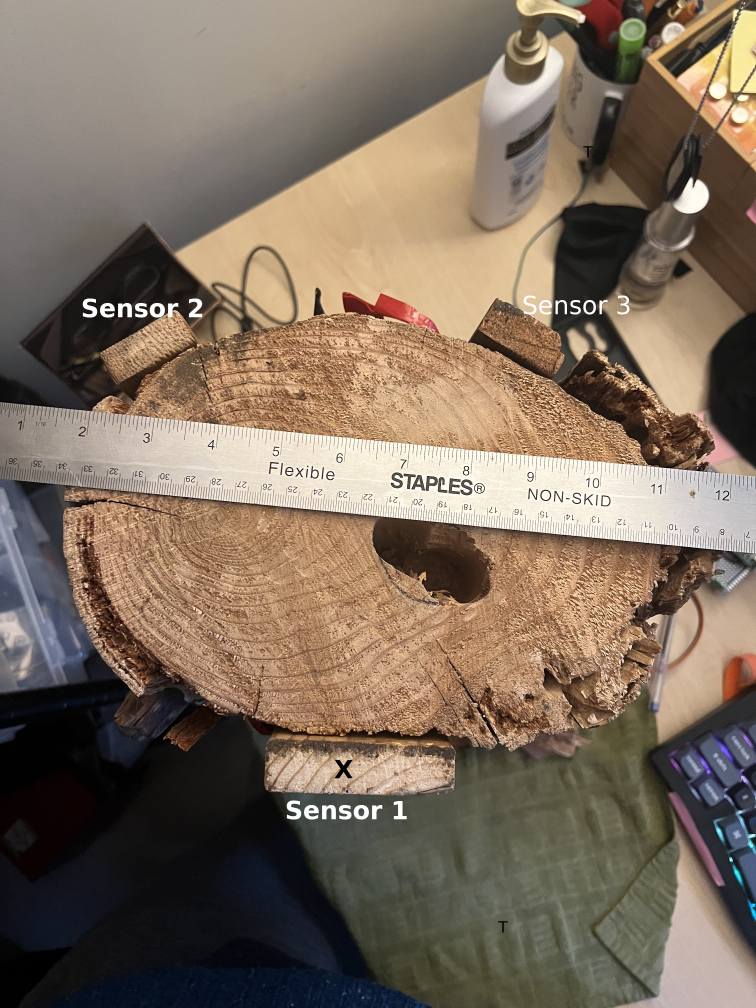
#> input picture data/experiments/2024-Jan-05/IMG_4086.jpeg, 3024 x 4032 px (shown at 1/4 size)
$ python -i live_logger.py   (imports and definitions only)
#> lines starting #> are read from the running program, lines starting #| are printed output that depends on the picture
#!/usr/bin/env python3

import matplotlib.pyplot as plt
import numpy as np
import serial
import re
import time
import threading

PATTERN = re.compile(r"^interval=\d{1,10}, rzf=[01]{8}$")


# Function to read data from the serial port
# [51 lines left out: functions read_serial_data, update_plot, not called in this run]

# Function to parse the data
def parse_data(data):
    ticks = []
    sensor_states = []

    for line in data:
        parts = line.split(", ")
        tick = int(parts[0].split("=")[1])
        rzf = parts[1].split("=")[1]

        ticks.append(tick)
        sensor_states.append([int(bit) for bit in rzf[::-1]])  # Reverse to match sensor index

    return ticks, np.array(sensor_states)

# Main function
# [54 lines left out: function main, not called in this run]


# [2 lines not run here, left out]

>>> import cv2
>>> picture = cv2.imread('../data/experiments/2024-Jan-05/IMG_4086.jpeg', cv2.IMREAD_GRAYSCALE)
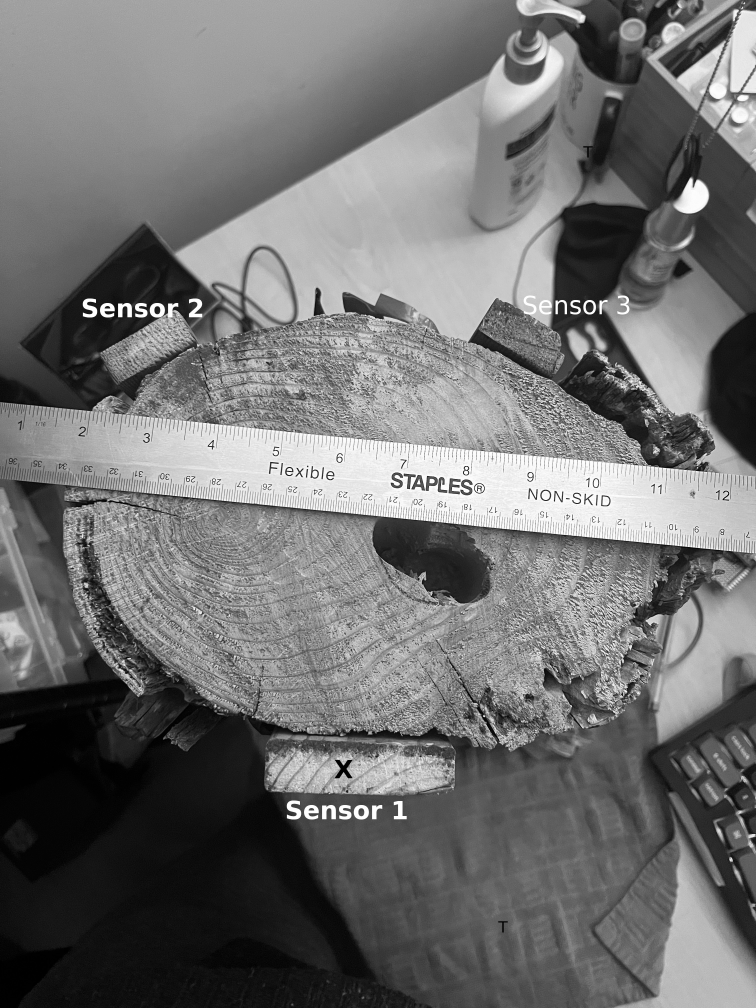
#> picture: shape (4032, 3024) (shown at 1/4 size); min 0, max 255, mean 112.8
#> the loop in parse_data, `for line in data:` made 1 pass
#> after the loop in parse_data, `for line in data:`: sensor_states = []
#> (the run stopped early here; a loop or call above may not have finished)

$ run again, on data/experiments/2024-Jan-05/IMG_4087.jpeg
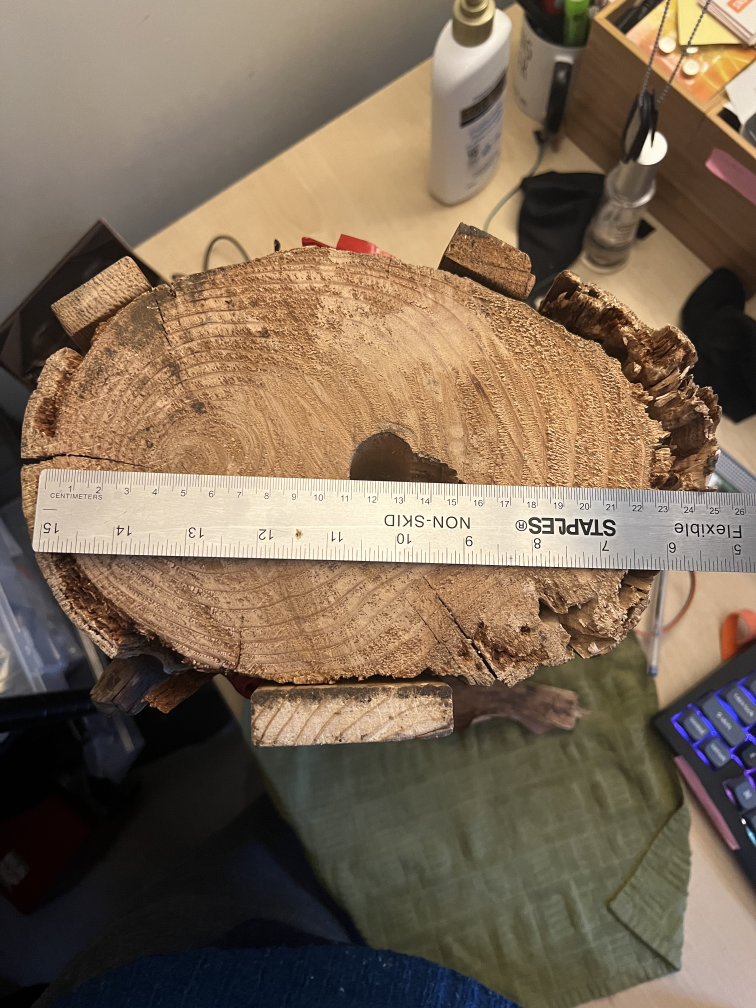
#> input picture data/experiments/2024-Jan-05/IMG_4087.jpeg, 3024 x 4032 px (shown at 1/4 size)
#> `picture = cv2.imread('../data/experiments/2024-Jan-05/IMG_4086.jpeg', ..`:
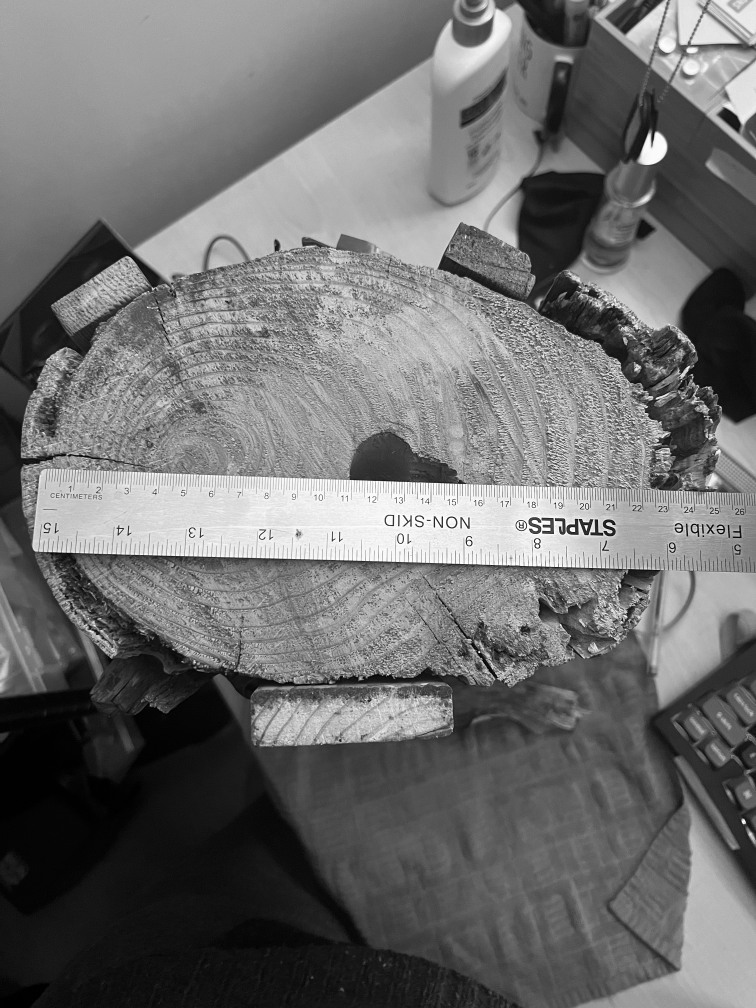
#> picture: shape (4032, 3024) (shown at 1/4 size); min 0, max 255, mean 110.2
#> the loop in parse_data, `for line in data:` made 1 pass
#> after the loop in parse_data, `for line in data:`: sensor_states = []

$ run again, on data/experiments/2024-Jan-05/IMG_4088.jpeg
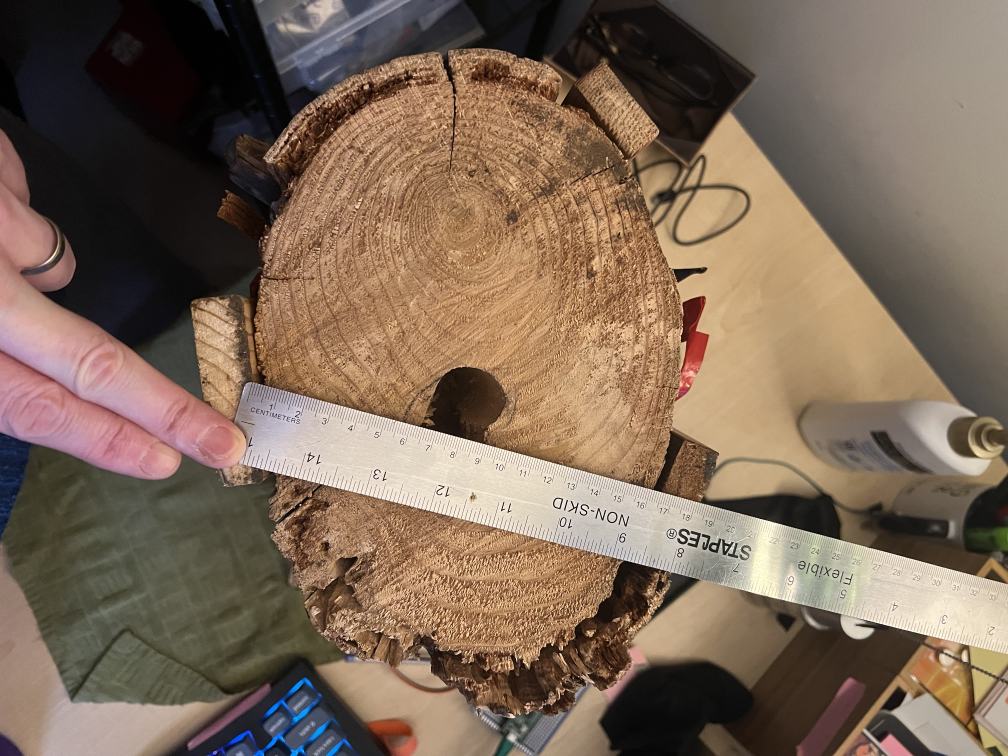
#> input picture data/experiments/2024-Jan-05/IMG_4088.jpeg, 4032 x 3024 px (shown at 1/4 size)
#> `picture = cv2.imread('../data/experiments/2024-Jan-05/IMG_4086.jpeg', ..`:
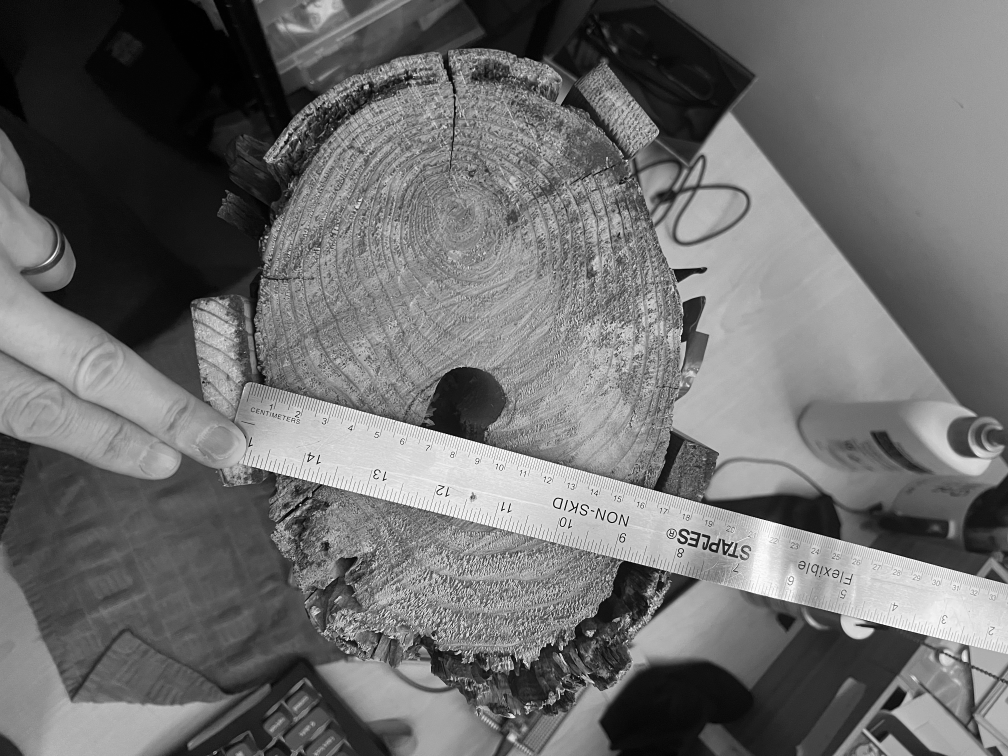
#> picture: shape (3024, 4032) (shown at 1/4 size); min 0, max 255, mean 109.5
#> the loop in parse_data, `for line in data:` made 1 pass
#> after the loop in parse_data, `for line in data:`: sensor_states = []

$ run again, on data/experiments/2024-Jan-05/IMG_4089.jpeg
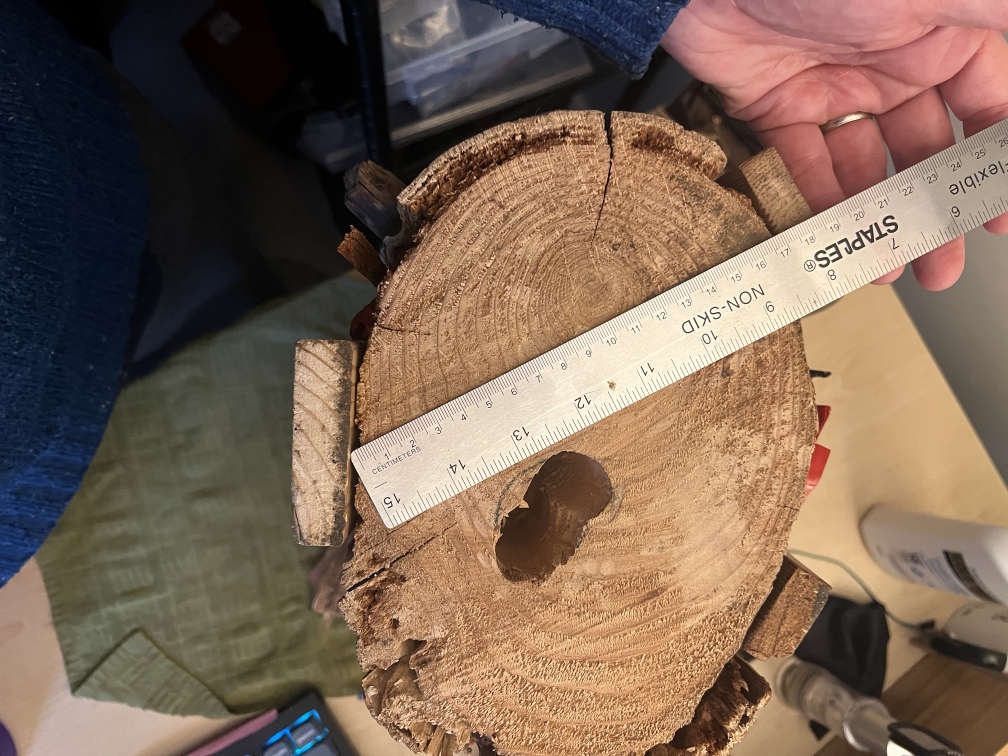
#> input picture data/experiments/2024-Jan-05/IMG_4089.jpeg, 4032 x 3024 px (shown at 1/4 size)
#> `picture = cv2.imread('../data/experiments/2024-Jan-05/IMG_4086.jpeg', ..`:
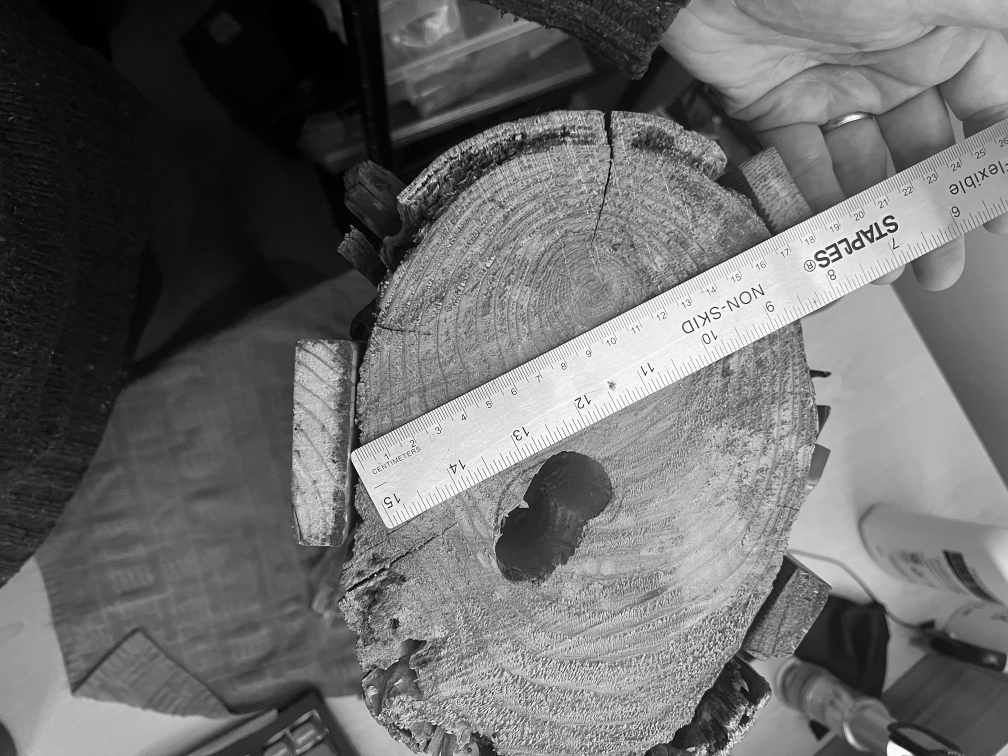
#> picture: shape (3024, 4032) (shown at 1/4 size); min 0, max 255, mean 107
#> the loop in parse_data, `for line in data:` made 1 pass
#> after the loop in parse_data, `for line in data:`: sensor_states = []
